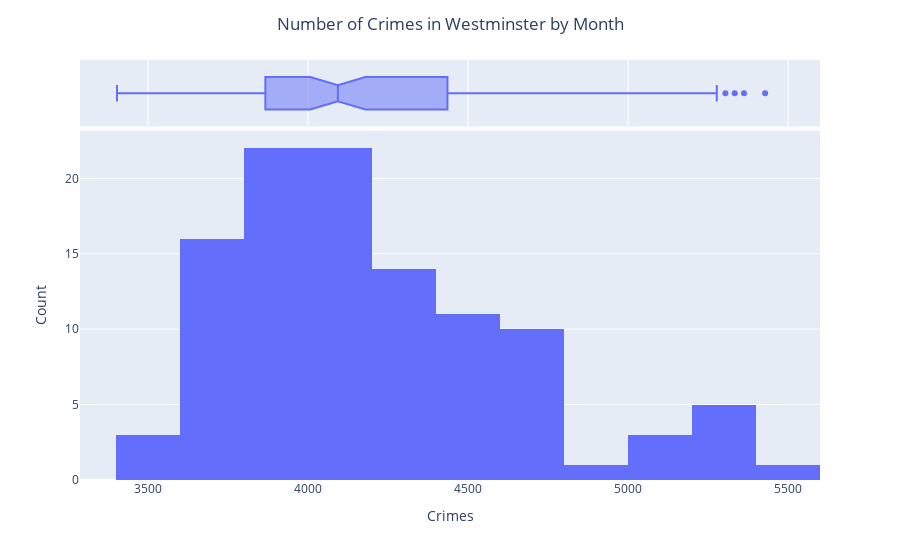

Notebook cell for this chart:
### Code cell
Westminster = df[df['borough']=='Westminster'][['value']].resample('M').sum()
Westminster.head()
fig = px.histogram(Westminster,
                   x='value',
                   barmode='stack',
                   marginal='box')
fig.update_layout(title='Number of Crimes in Westminster by Month',
                  title_x=0.5,
                  xaxis_title='Crimes',
                  yaxis_title='Count')
fig.show()

### Figure 1 — Plotly figure (JSON) as saved in the notebook; plotly's stock layout.template omitted (floating-point values rounded to 4 significant figures)
{"data": [{"alignmentgroup": "True", "bingroup": "x", "hovertemplate": "value=%{x}<br>count=%{y}<extra></extra>", "legendgroup": "", "marker": {"color": "#636efa", "pattern": {"shape": ""}}, "name": "", "offsetgroup": "", "orientation": "v", "showlegend": false, "type": "histogram", "x": [3957, 3880, 3896, 3725, 3849, 3853, 4440, 4193, 3557, 4190, 4256, 4050, 4080, 3572, 4029, 3696, 4344, 4095, 4545, 3918, 3779, 4220, 4093, 4085, 3826, 3701, 4166, 4068, 4038, 3897, 4407, 4089, 3986, 4195, 3941, 3802, 4041, 3765, 4293, 4187, 4359, 4606, 4619, 3852, 4607, 5304, 5277, 5333, 5084, 4381, 5362, 4623, 5104, 4797, 5428, 5246, 4341, 4761, 4952, 5147, 4749, 4431, 4577, 4458, 4309, 4506, 4758, 4640, 4047, 4512, 4420, 4445, 4172, 3825, 4349, 3684, 3821, 3887, 3806, 3917, 3787, 4029, 3973, 4314, 3997, 3403, 3974, 3757, 4048, 3790, 3933, 3944, 3731, 4179, 4225, 4414, 4022, 3755, 3703, 3736, 3789, 3785, 4357, 4291, 3773, 4093, 4275, 4751], "xaxis": "x", "yaxis": "y"}, {"alignmentgroup": "True", "hovertemplate": "value=%{x}<extra></extra>", "legendgroup": "", "marker": {"color": "#636efa"}, "name": "", "notched": true, "offsetgroup": "", "showlegend": false, "type": "box", "x": [3957, 3880, 3896, 3725, 3849, 3853, 4440, 4193, 3557, 4190, 4256, 4050, 4080, 3572, 4029, 3696, 4344, 4095, 4545, 3918, 3779, 4220, 4093, 4085, 3826, 3701, 4166, 4068, 4038, 3897, 4407, 4089, 3986, 4195, 3941, 3802, 4041, 3765, 4293, 4187, 4359, 4606, 4619, 3852, 4607, 5304, 5277, 5333, 5084, 4381, 5362, 4623, 5104, 4797, 5428, 5246, 4341, 4761, 4952, 5147, 4749, 4431, 4577, 4458, 4309, 4506, 4758, 4640, 4047, 4512, 4420, 4445, 4172, 3825, 4349, 3684, 3821, 3887, 3806, 3917, 3787, 4029, 3973, 4314, 3997, 3403, 3974, 3757, 4048, 3790, 3933, 3944, 3731, 4179, 4225, 4414, 4022, 3755, 3703, 3736, 3789, 3785, 4357, 4291, 3773, 4093, 4275, 4751], "xaxis": "x2", "yaxis": "y2"}], "layout": {"barmode": "stack", "legend": {"tracegroupgap": 0}, "margin": {"t": 60}, "title": {"text": "Number of Crimes in Westminster by Month", "x": 0.5}, "xaxis": {"anchor": "y", "domain": [0, 1], "title": {"text": "Crimes"}}, "xaxis2": {"anchor": "y2", "domain": [0, 1], "matches": "x", "showgrid": true, "showticklabels": false}, "yaxis": {"anchor": "x", "domain": [0, 0.8316], "title": {"text": "Count"}}, "yaxis2": {"anchor": "x2", "domain": [0.8416, 1], "matches": "y2", "showgrid": false, "showline": false, "showticklabels": false, "ticks": ""}}}
